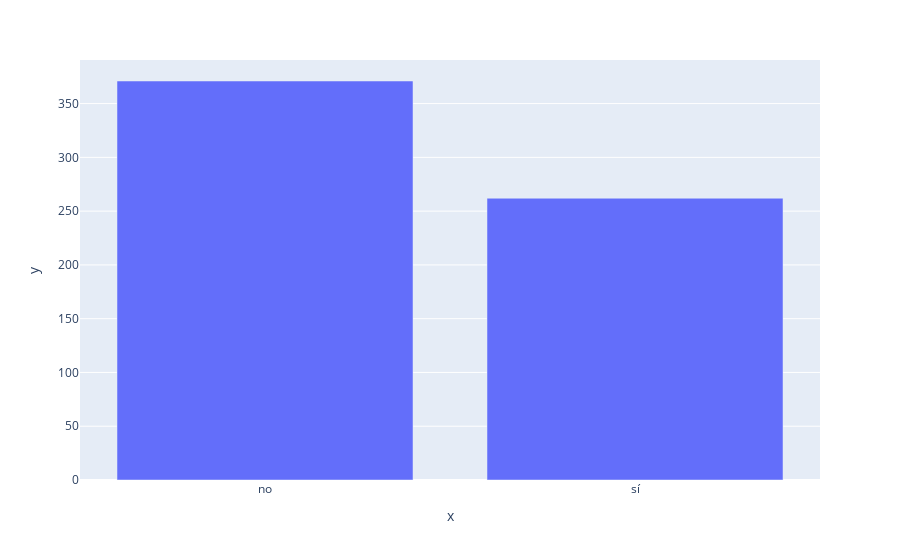

Source (notebook cell):
### Code cell
fig_enlista.show()

### Figure 1 — Plotly figure (JSON) as saved in the notebook; plotly's stock layout.template omitted (floating-point values rounded to 4 significant figures)
{"data": [{"alignmentgroup": "True", "hovertemplate": "x=%{x}<br>y=%{y}<extra></extra>", "legendgroup": "", "marker": {"color": "#636efa", "pattern": {"shape": ""}}, "name": "", "offsetgroup": "", "orientation": "v", "showlegend": false, "textposition": "auto", "type": "bar", "x": ["no", "sí"], "xaxis": "x", "y": [371, 262], "yaxis": "y"}], "layout": {"barmode": "relative", "legend": {"tracegroupgap": 0}, "margin": {"t": 60}, "xaxis": {"anchor": "y", "domain": [0, 1], "title": {"text": "x"}}, "yaxis": {"anchor": "x", "domain": [0, 1], "title": {"text": "y"}}}}
